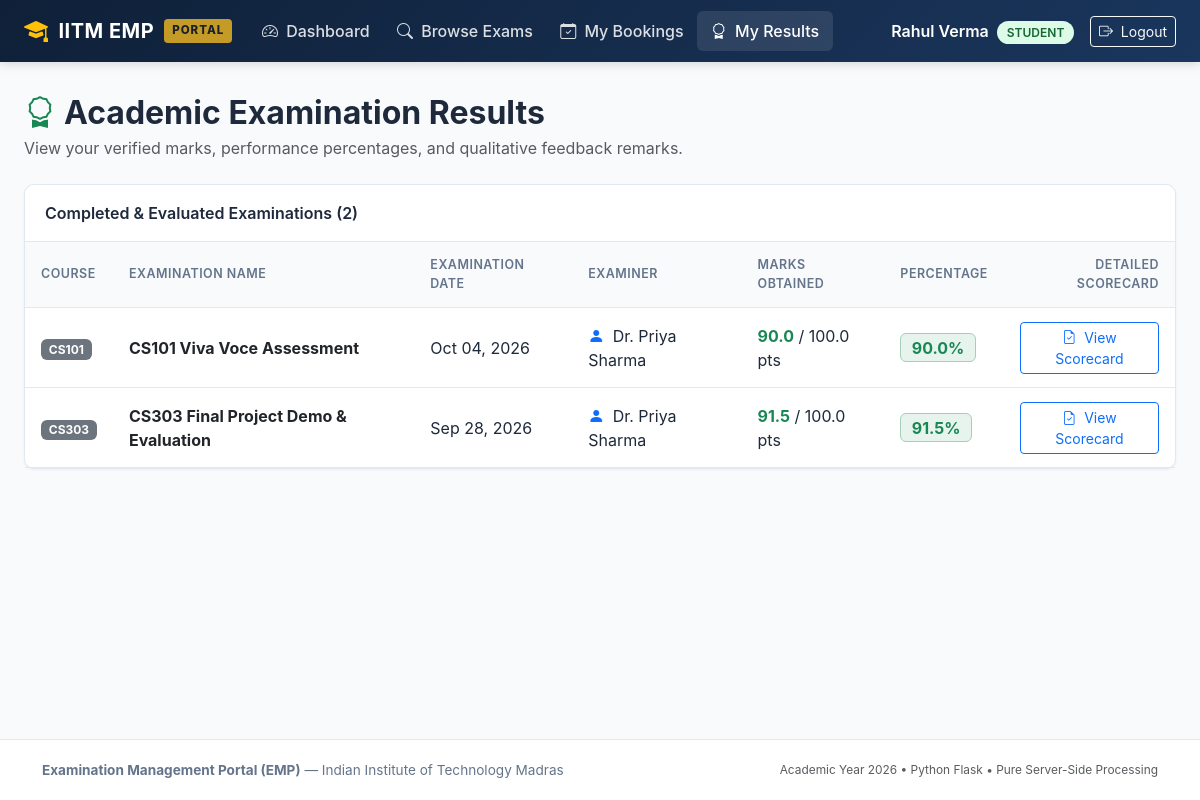
Page /student/results (signed in) on the earlier database version.
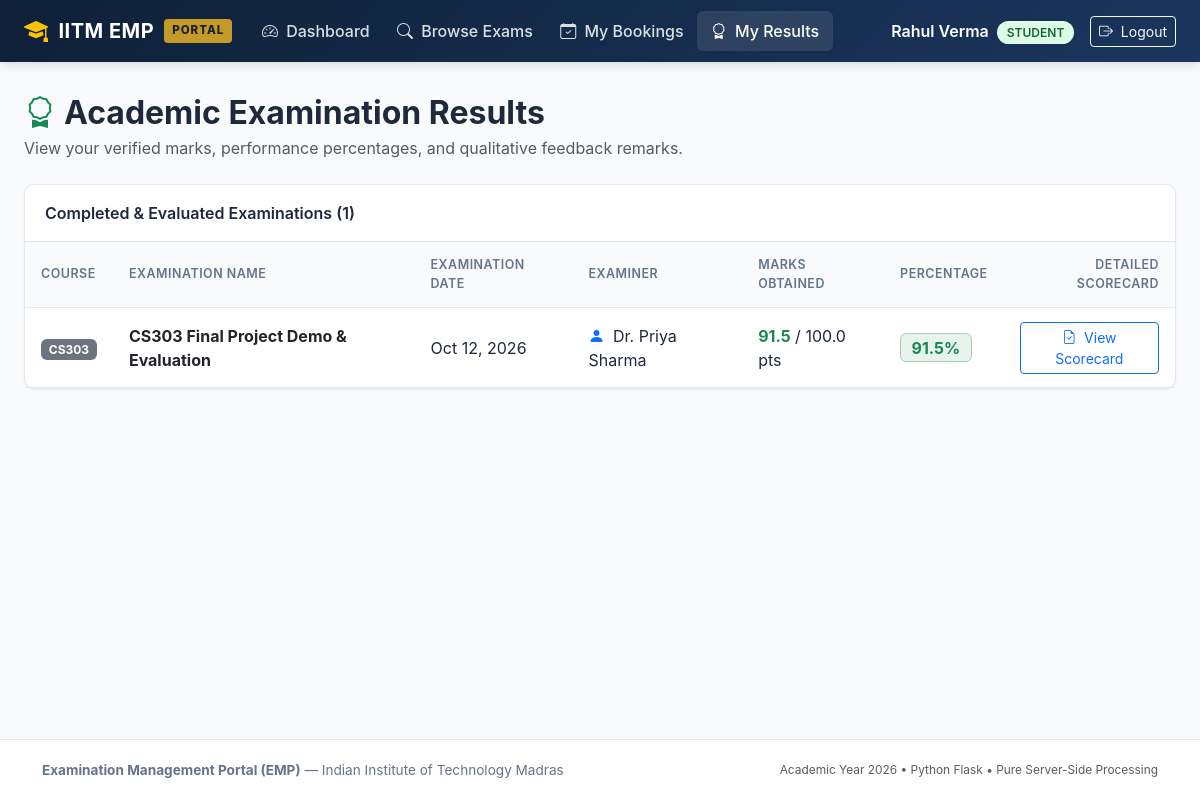
Same page on the later database version.
### models/booking.py (models this page shows, shortened)
class Booking(db.Model):
    __tablename__ = 'bookings'
    booking_id = db.Column(db.Integer, primary_key=True, autoincrement=True)
    student_id = db.Column(db.Integer, db.ForeignKey('users.id', ondelete='CASCADE'), nullable=False)
    slot_id = db.Column(db.Integer, db.ForeignKey('examination_slots.slot_id', ondelete='CASCADE'), nullable=False)
    booking_date = db.Column(db.DateTime, default=datetime.now, nullable=False)
    status = db.Column(db.String(30), nullable=False, default='Booked')
    student = db.relationship('User', back_populates='bookings', foreign_keys=[student_id])
    slot = db.relationship('ExaminationSlot', back_populates='bookings')
    evaluations = db.relationship('Evaluation', back_populates='booking', cascade='all, delete-orphan')
    @property
    def total_marks_obtained(self):
        return sum(e.marks for e in self.evaluations)
    @property
    def maximum_possible_marks(self):
        if self.slot and self.slot.examination:
            return self.slot.examination.maximum_marks
        return 0.0
    @property
    def percentage(self):
        max_m = self.maximum_possible_marks
        if max_m and max_m > 0:
            return round((self.total_marks_obtained / max_m) * 100, 2)
        return 0.0

### models/course.py (models this page shows, shortened)
class Course(db.Model):
    __tablename__ = 'courses'
    course_id = db.Column(db.Integer, primary_key=True, autoincrement=True)
    course_code = db.Column(db.String(50), unique=True, nullable=False, index=True)
    course_name = db.Column(db.String(200), nullable=False)
    description = db.Column(db.Text, nullable=True)
    status = db.Column(db.String(20), nullable=False, default='active')
    examinations = db.relationship('Examination', back_populates='course', cascade='all, delete-orphan')

### models/examination.py (models this page shows, shortened)
class Examination(db.Model):
    __tablename__ = 'examinations'
    exam_id = db.Column(db.Integer, primary_key=True, autoincrement=True)
    course_id = db.Column(db.Integer, db.ForeignKey('courses.course_id', ondelete='CASCADE'), nullable=False)
    examination_name = db.Column(db.String(200), nullable=False)
    examination_type = db.Column(db.String(50), nullable=False)
    duration = db.Column(db.Integer, nullable=False, default=30)
    maximum_marks = db.Column(db.Float, nullable=False, default=100.0)
    slot_creation_start = db.Column(db.DateTime, nullable=False)
    slot_creation_end = db.Column(db.DateTime, nullable=False)
    slot_booking_start = db.Column(db.DateTime, nullable=False)
    slot_booking_end = db.Column(db.DateTime, nullable=False)
    status = db.Column(db.String(30), nullable=False, default='Draft')
    course = db.relationship('Course', back_populates='examinations')
    rubrics = db.relationship('Rubric', back_populates='examination', cascade='all, delete-orphan')
    slots = db.relationship('ExaminationSlot', back_populates='examination', cascade='all, delete-orphan')

### models/slot.py (models this page shows, shortened)
class ExaminationSlot(db.Model):
    __tablename__ = 'examination_slots'
    slot_id = db.Column(db.Integer, primary_key=True, autoincrement=True)
    examination_id = db.Column(db.Integer, db.ForeignKey('examinations.exam_id', ondelete='CASCADE'), nullable=False)
    examiner_id = db.Column(db.Integer, db.ForeignKey('users.id', ondelete='CASCADE'), nullable=False)
    date = db.Column(db.Date, nullable=False)
    start_time = db.Column(db.Time, nullable=False)
    end_time = db.Column(db.Time, nullable=False)
    maximum_student_capacity = db.Column(db.Integer, nullable=False, default=1)
    available_seats = db.Column(db.Integer, nullable=False, default=1)
    status = db.Column(db.String(30), nullable=False, default='Available')
    examination = db.relationship('Examination', back_populates='slots')
    examiner = db.relationship('User', back_populates='slots', foreign_keys=[examiner_id])
    bookings = db.relationship('Booking', back_populates='slot', cascade='all, delete-orphan')

### models/user.py (models this page shows, shortened)
class User(UserMixin, db.Model):
    __tablename__ = 'users'
    id = db.Column(db.Integer, primary_key=True, autoincrement=True)
    name = db.Column(db.String(150), nullable=False)
    email = db.Column(db.String(150), unique=True, nullable=False, index=True)
    password_hash = db.Column(db.String(256), nullable=False)
    role = db.Column(db.String(20), nullable=False)
    status = db.Column(db.String(20), nullable=False, default='active')
    created_at = db.Column(db.DateTime, default=datetime.now, nullable=False)
    examiner_profile = db.relationship('ExaminerProfile', back_populates='user', uselist=False, cascade='all, delete-orphan')
    slots = db.relationship('ExaminationSlot', back_populates='examiner', foreign_keys='ExaminationSlot.examiner_id', cascade='all, delete-orphan')
    bookings = db.relationship('Booking', back_populates='student', foreign_keys='Booking.student_id', cascade='all, delete-orphan')

### models/evaluation.py (models this page shows, shortened)
class Evaluation(db.Model):
    __tablename__ = 'evaluations'
    evaluation_id = db.Column(db.Integer, primary_key=True, autoincrement=True)
    booking_id = db.Column(db.Integer, db.ForeignKey('bookings.booking_id', ondelete='CASCADE'), nullable=False)
    rubric_id = db.Column(db.Integer, db.ForeignKey('rubrics.rubric_id', ondelete='CASCADE'), nullable=False)
    marks = db.Column(db.Float, nullable=False, default=0.0)
    remarks = db.Column(db.Text, nullable=True)
    evaluated_at = db.Column(db.DateTime, default=datetime.now, nullable=False)
    booking = db.relationship('Booking', back_populates='evaluations')
    rubric = db.relationship('Rubric', back_populates='evaluations')

### routes/student.py (the view)
@student_bp.route('/results')
def results():
    evaluated_bookings = Booking.query.filter(
        Booking.student_id == current_user.id,
        Booking.status == 'Completed'
    ).order_by(Booking.booking_date.desc()).all()
    return render_template('student/results.html', bookings=evaluated_bookings)

### routes/student.py (called while the page is built)
@student_bp.before_request
@login_required
@role_required('student')
def check_student():
    pass

### templates/student/results.html (shortened to what this page needs)
{% extends 'base.html' %}
{% block content %}
<div class="d-flex flex-column flex-md-row justify-content-between align-items-md-center mb-4 gap-2">
  <div>
    <h2 class="fw-bold mb-1"><i class="bi bi-award text-success me-2"></i>Academic Examination Results</h2>
    <p class="text-muted mb-0">View your verified marks, performance percentages, and qualitative feedback remarks.</p>
  </div>
</div>
<div class="emp-card">
  <div class="emp-card-header d-flex justify-content-between align-items-center">
    <span>Completed & Evaluated Examinations ({{ bookings|length }})</span>
  </div>
  <div class="table-responsive">
    <table class="emp-table">
      <thead>
        <tr>
          <th>Course</th>
          <th>Examination Name</th>
          <th>Examination Date</th>
          <th>Examiner</th>
          <th>Marks Obtained</th>
          <th>Percentage</th>
          <th class="text-end">Detailed Scorecard</th>
        </tr>
      </thead>
      <tbody>
        {% for b in bookings %}
        <tr>
          <td><span class="badge bg-secondary">{{ b.slot.examination.course.course_code }}</span></td>
          <td class="fw-bold text-dark">{{ b.slot.examination.examination_name }}</td>
          <td>{{ b.slot.date | date_format }}</td>
          <td>
            <i class="bi bi-person-fill text-primary me-1"></i>
            {{ b.slot.examiner.name }}
          </td>
          <td>
            <span class="fs-6 fw-bold text-success">{{ b.total_marks_obtained }}</span> / {{ b.maximum_possible_marks }} pts
          </td>
          <td>
            <div class="d-flex align-items-center gap-2">
              <span class="badge bg-success bg-opacity-10 text-success border border-success-subtle fs-6">
                {{ b.percentage }}%
              </span>
            </div>
          </td>
          <td class="text-end">
            <a href="{{ url_for('student.result_detail', booking_id=b.booking_id) }}" class="btn btn-sm btn-outline-primary">
              <i class="bi bi-file-earmark-check me-1"></i> View Scorecard
            </a>
          </td>
        </tr>
        {% endfor %}
      </tbody>
    </table>
  </div>
</div>
{% endblock %}

Differences in the rows shown:
no longer on this page (row edited): Booking: slot.examination.course.course_code "CS101", slot.examination.examination_name "CS101 Viva Voce Assessment", slot "Oct 04, 2026", slot.examiner.name "Dr. Priya Sharma", total_marks_obtained "90.0", maximum_possible_marks "100.0", percentage "90.0"
changed Booking "CS303 Final Project Demo & Evaluation": slot "Sep 28, 2026" → "Oct 12, 2026"
Other differences:
{{ bookings|length }}: "2" → "1"
